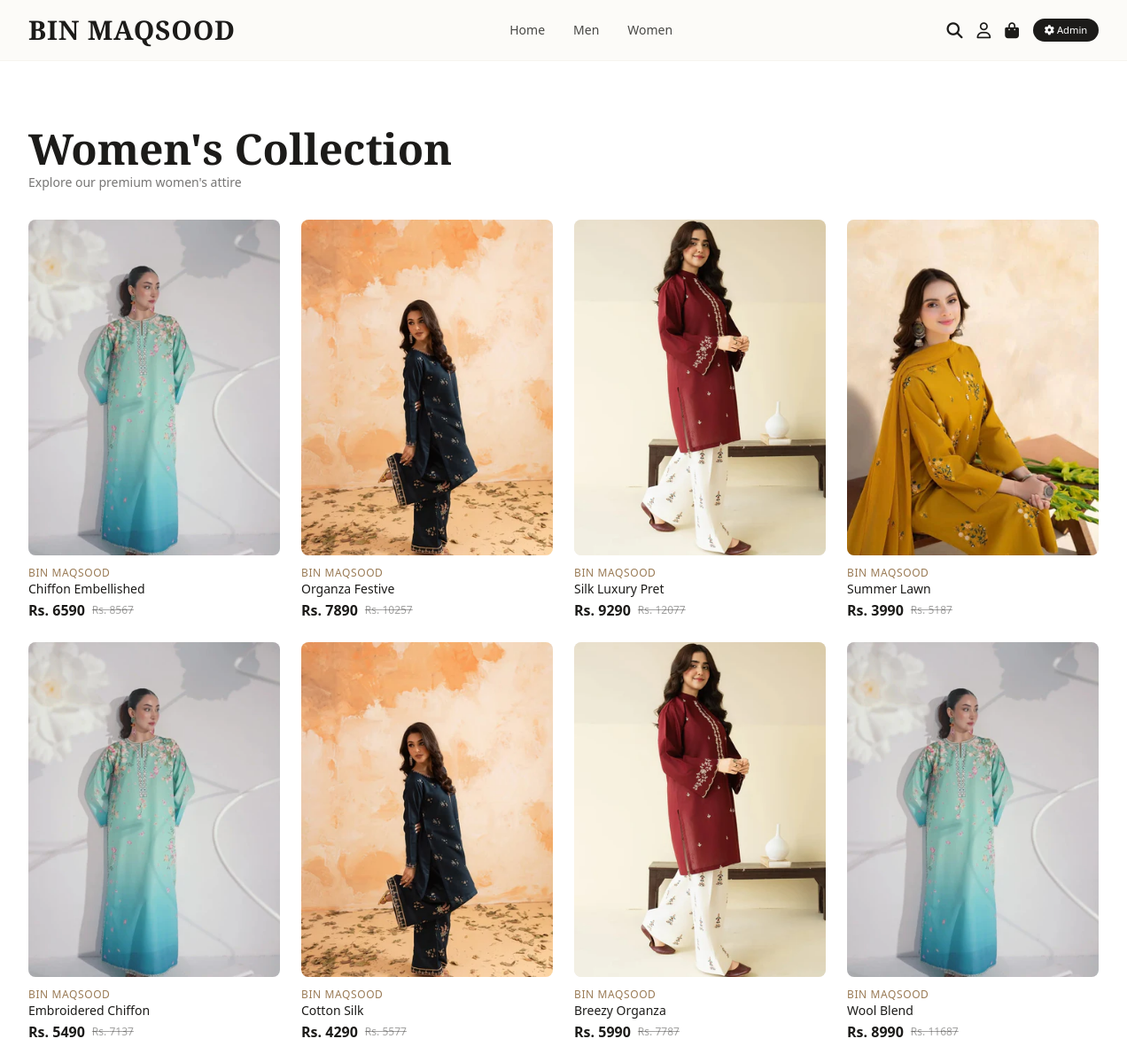
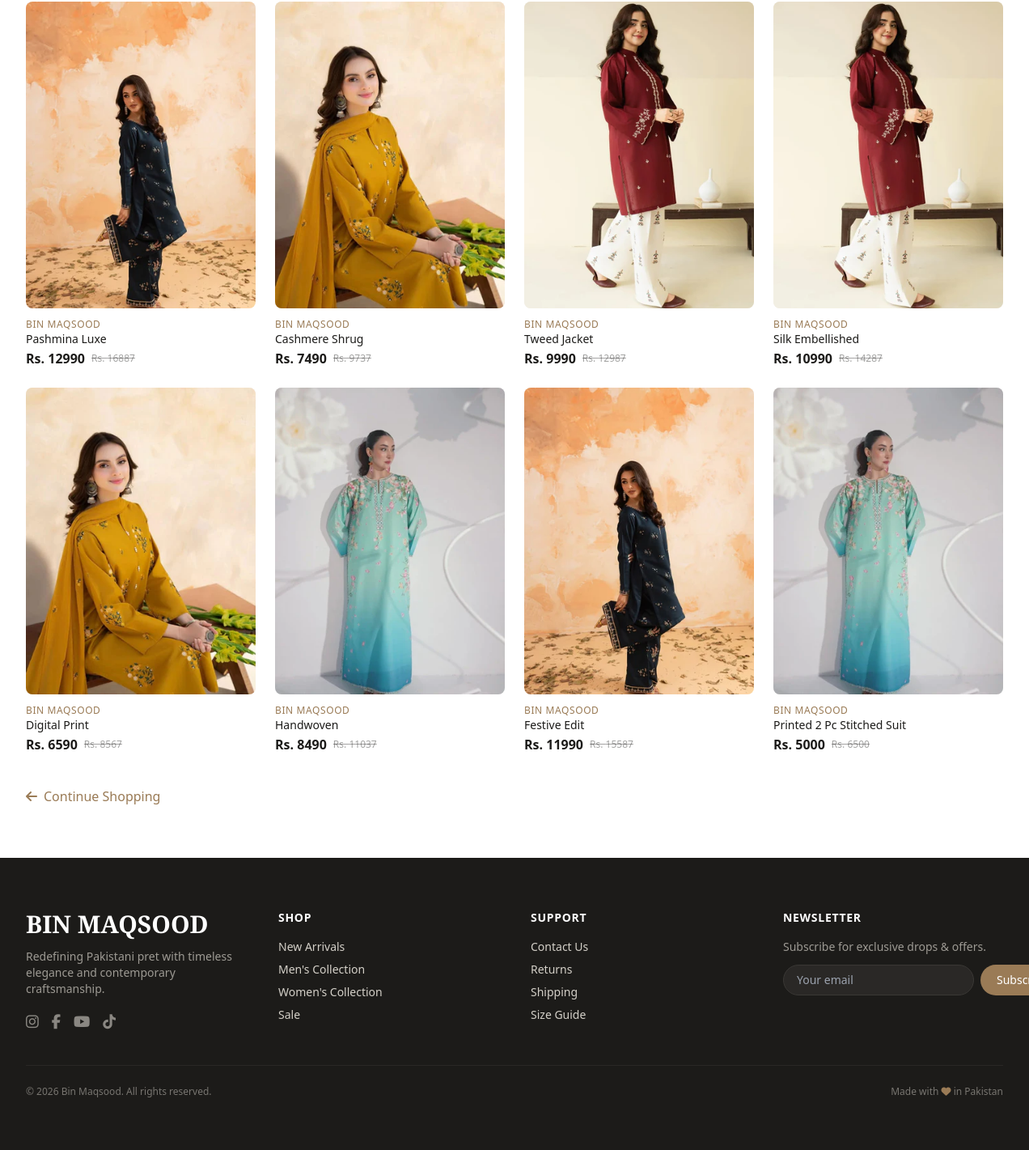
Screenshot of /womens with the database file from the repository (2 pictures, top to bottom).
### models.py (models this page shows)
class Product(db.Model):
    __tablename__ = 'products'
    id = db.Column(db.Integer, primary_key=True)
    title = db.Column(db.String(200), nullable=False)
    price = db.Column(db.Numeric(10, 2), nullable=False)
    category = db.Column(db.String(50))
    stock = db.Column(db.Integer, default=0)
    image_path = db.Column(db.String(300))
    order_items = db.relationship('OrderItem', backref='product', lazy=True)

### app.py (the view)
@app.route('/womens')
def womens_collection():
    products = Product.query.filter_by(category='Women').all()
    return render_template('category.html', products=products, category_name='Women')

### templates/category.html (shortened to what this page needs)
{% extends "base.html" %}
{% block content %}
<div class="max-w-7xl mx-auto px-4 md:px-8 py-8">
    <div class="mb-8">
        <h1 class="font-['Cormorant_Garamond'] text-4xl md:text-5xl font-bold text-[#1C1B19]">{{ category_name }}'s
            Collection</h1>
        <p class="text-[#1C1B19]/60 text-sm mt-1">Explore our premium {{ category_name.lower() }}'s attire</p>
    </div>
    {% if products %}
    <div class="grid grid-cols-2 md:grid-cols-4 gap-4 md:gap-6">
        {% for product in products %}
        <div class="product-card group">
            <div class="product-img-wrap relative bg-[#f3f0eb] rounded-lg aspect-[3/4]">
                <img src="{{ url_for('static', filename=product.image_path) }}" alt="{{ product.title }}"
                    class="w-full h-full object-cover" />
            </div>
            <div class="mt-3">
                <p class="text-xs text-[#9A7B56] font-medium uppercase tracking-wider">Bin Maqsood</p>
                <h3 class="font-medium text-[#1C1B19] text-sm">{{ product.title }}</h3>
                <div class="flex items-center gap-2 mt-0.5">
                    <span class="font-semibold text-[#1C1B19]">Rs. {{ product.price|int }}</span>
                    <span class="text-xs text-[#1C1B19]/40 line-through">Rs. {{ (product.price|float * 1.3)|int
                        }}</span>
                </div>
            </div>
        </div>
        {% endfor %}
    </div>
    {% else %}
    <div class="text-center py-12 bg-[#FCFBF7] rounded-2xl border border-[#e8e3da]">
        <i class="fas fa-tshirt text-5xl text-gray-300 mb-4"></i>
        <p class="text-[#1C1B19]/60 text-lg">No products in this collection yet.</p>
        <p class="text-sm text-[#1C1B19]/40 mt-1">Check back soon!</p>
    </div>
    {% endif %}
    <div class="mt-10">
        <a href="/" class="inline-flex items-center gap-2 text-[#9A7B56] hover:text-[#8a6a48] transition font-medium">
            <i class="fas fa-arrow-left"></i> Continue Shopping
        </a>
    </div>
</div>
{% endblock %}

### templates/base.html (style rules this page uses)
.product-img-wrap { overflow: hidden; border-radius: 0.5rem; }
.product-img-wrap img { transition: transform 0.7s cubic-bezier(0.25, 0.46, 0.45, 0.94); width: 100%; height: 100%; object-fit: cover; }

### rows the page displays
Product: image_path (picture), title "Chiffon Embellished", price "6590", (product.price|float*1.3)|int "8567"
Product: image_path (picture), title "Organza Festive", price "7890", (product.price|float*1.3)|int "10257"
Product: image_path (picture), title "Silk Luxury Pret", price "9290", (product.price|float*1.3)|int "12077"
Product: image_path (picture), title "Summer Lawn", price "3990", (product.price|float*1.3)|int "5187"
Product: image_path (picture), title "Embroidered Chiffon", price "5490", (product.price|float*1.3)|int "7137"
Product: image_path (picture), title "Cotton Silk", price "4290", (product.price|float*1.3)|int "5577"
Product: image_path (picture), title "Breezy Organza", price "5990", (product.price|float*1.3)|int "7787"
Product: image_path (picture), title "Wool Blend", price "8990", (product.price|float*1.3)|int "11687"
Product: image_path (picture), title "Pashmina Luxe", price "12990", (product.price|float*1.3)|int "16887"
Product: image_path (picture), title "Cashmere Shrug", price "7490", (product.price|float*1.3)|int "9737"
Product: image_path (picture), title "Tweed Jacket", price "9990", (product.price|float*1.3)|int "12987"
Product: image_path (picture), title "Silk Embellished", price "10990", (product.price|float*1.3)|int "14287"
Product: image_path (picture), title "Digital Print", price "6590", (product.price|float*1.3)|int "8567"
Product: image_path (picture), title "Handwoven", price "8490", (product.price|float*1.3)|int "11037"
Product: image_path (picture), title "Festive Edit", price "11990", (product.price|float*1.3)|int "15587"
Product: image_path (picture), title "Printed 2 Pc Stitched Suit", price "5000", (product.price|float*1.3)|int "6500"

### other values shown
{{ category_name }} "Women"
{{ category_name.lower() }} "women"
